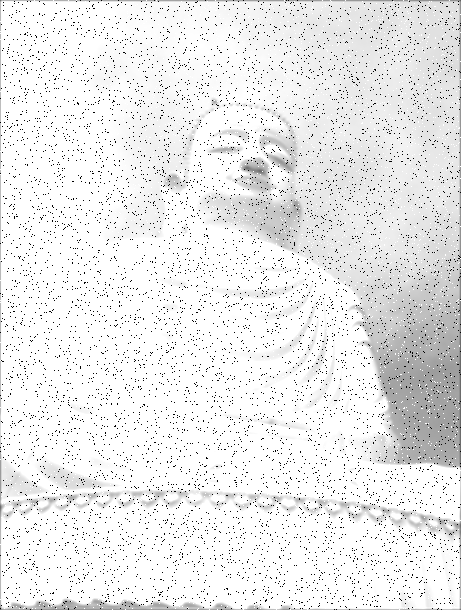
#> input picture Final Exercise/final1.bmp, 461 x 610 px
$ python final1_mean.py
#> lines starting #> are read from the running program, lines starting #| are printed output that depends on the picture
import numpy as np
import cv2 as cv
import matplotlib.pyplot as plt
from scipy import ndimage

def Mean_Filter(img):
    mean_filter = np.array(([1/16, 2/16, 1/16],
                            [2/16, 4/16, 2/16],
                            [1/16, 2/16, 1/16]), dtype="float")
    filtered_img = ndimage.convolve(img, mean_filter)
    return filtered_img

if __name__ == "__main__":
    img = cv.imread("final1.bmp", cv.IMREAD_GRAYSCALE)
#> img is the input picture: shape (610, 461); min 0, max 255, mean 235.8

    plt.subplot(1,2,1)
    plt.imshow(img, cmap='gray')
    plt.title("Original")
    plt.axis("off")

    filtered_img = Mean_Filter(img)
#> in Mean_Filter, `filtered_img = ndimage.convolve(img, mean_filter)`:
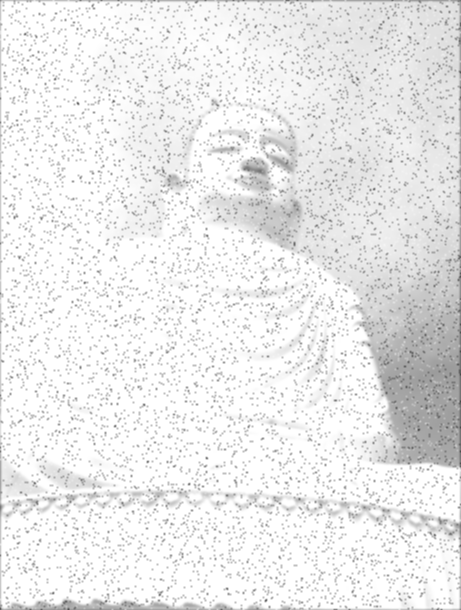
#> filtered_img: shape (610, 461); min 74, max 255, mean 235.6
    plt.subplot(1,2,2)
    plt.imshow(filtered_img, cmap='gray')
    plt.title("Mean Filtered Image")
    plt.axis("off")


    plt.show()
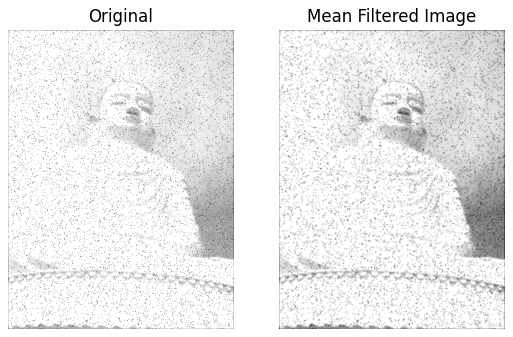
#> figure drawn by matplotlib, 2 panels
